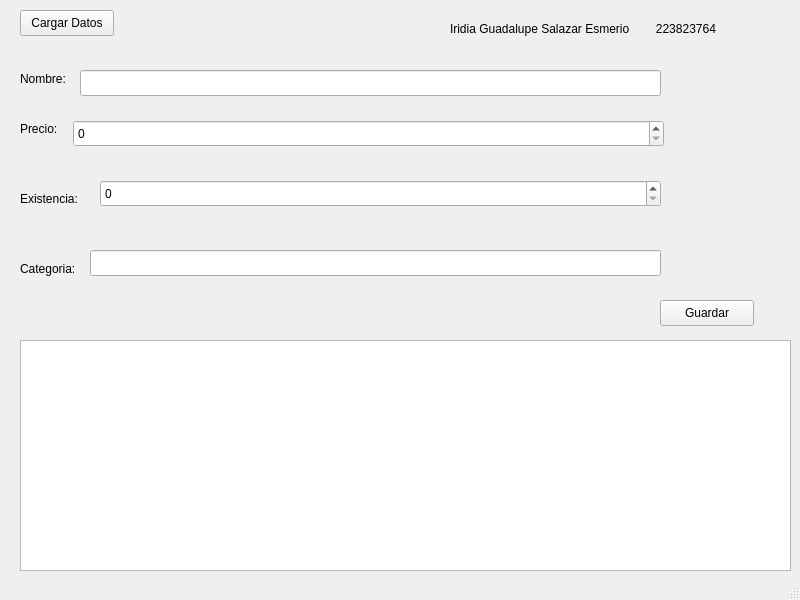
<?xml version="1.0" encoding="UTF-8"?>
<ui version="4.0">
 <class>MainWindow</class>
 <widget class="QMainWindow" name="MainWindow">
  <property name="geometry">
   <rect>
    <x>0</x>
    <y>0</y>
    <width>800</width>
    <height>600</height>
   </rect>
  </property>
  <property name="windowTitle">
   <string>MainWindow</string>
  </property>
  <widget class="QWidget" name="centralwidget">
   <widget class="QTableView" name="tableView">
    <property name="geometry">
     <rect>
      <x>20</x>
      <y>340</y>
      <width>771</width>
      <height>231</height>
     </rect>
    </property>
   </widget>
   <widget class="QPushButton" name="Cargar">
    <property name="geometry">
     <rect>
      <x>20</x>
      <y>10</y>
      <width>94</width>
      <height>26</height>
     </rect>
    </property>
    <property name="text">
     <string>Cargar Datos</string>
    </property>
   </widget>
   <widget class="QLabel" name="label">
    <property name="geometry">
     <rect>
      <x>20</x>
      <y>70</y>
      <width>66</width>
      <height>18</height>
     </rect>
    </property>
    <property name="text">
     <string>Nombre:</string>
    </property>
   </widget>
   <widget class="QLabel" name="label_2">
    <property name="geometry">
     <rect>
      <x>20</x>
      <y>120</y>
      <width>66</width>
      <height>18</height>
     </rect>
    </property>
    <property name="text">
     <string>Precio:</string>
    </property>
   </widget>
   <widget class="QLabel" name="label_3">
    <property name="geometry">
     <rect>
      <x>20</x>
      <y>190</y>
      <width>81</width>
      <height>18</height>
     </rect>
    </property>
    <property name="text">
     <string>Existencia:</string>
    </property>
   </widget>
   <widget class="QLabel" name="label_4">
    <property name="geometry">
     <rect>
      <x>20</x>
      <y>260</y>
      <width>66</width>
      <height>18</height>
     </rect>
    </property>
    <property name="text">
     <string>Categoria: </string>
    </property>
   </widget>
   <widget class="QLineEdit" name="entraNombre">
    <property name="geometry">
     <rect>
      <x>80</x>
      <y>70</y>
      <width>581</width>
      <height>26</height>
     </rect>
    </property>
   </widget>
   <widget class="QLineEdit" name="entraCategoria">
    <property name="geometry">
     <rect>
      <x>90</x>
      <y>250</y>
      <width>571</width>
      <height>26</height>
     </rect>
    </property>
   </widget>
   <widget class="QSpinBox" name="spinPrecio">
    <property name="geometry">
     <rect>
      <x>73</x>
      <y>120</y>
      <width>591</width>
      <height>27</height>
     </rect>
    </property>
   </widget>
   <widget class="QSpinBox" name="spinExistencia">
    <property name="geometry">
     <rect>
      <x>100</x>
      <y>180</y>
      <width>561</width>
      <height>27</height>
     </rect>
    </property>
   </widget>
   <widget class="QPushButton" name="botonGuardar">
    <property name="geometry">
     <rect>
      <x>660</x>
      <y>300</y>
      <width>94</width>
      <height>26</height>
     </rect>
    </property>
    <property name="text">
     <string>Guardar</string>
    </property>
   </widget>
   <widget class="QLabel" name="label_5">
    <property name="geometry">
     <rect>
      <x>450</x>
      <y>20</y>
      <width>531</width>
      <height>18</height>
     </rect>
    </property>
    <property name="text">
     <string>Iridia Guadalupe Salazar Esmerio        223823764</string>
    </property>
   </widget>
  </widget>
  <widget class="QStatusBar" name="statusbar"/>
 </widget>
 <resources/>
 <connections/>
</ui>
